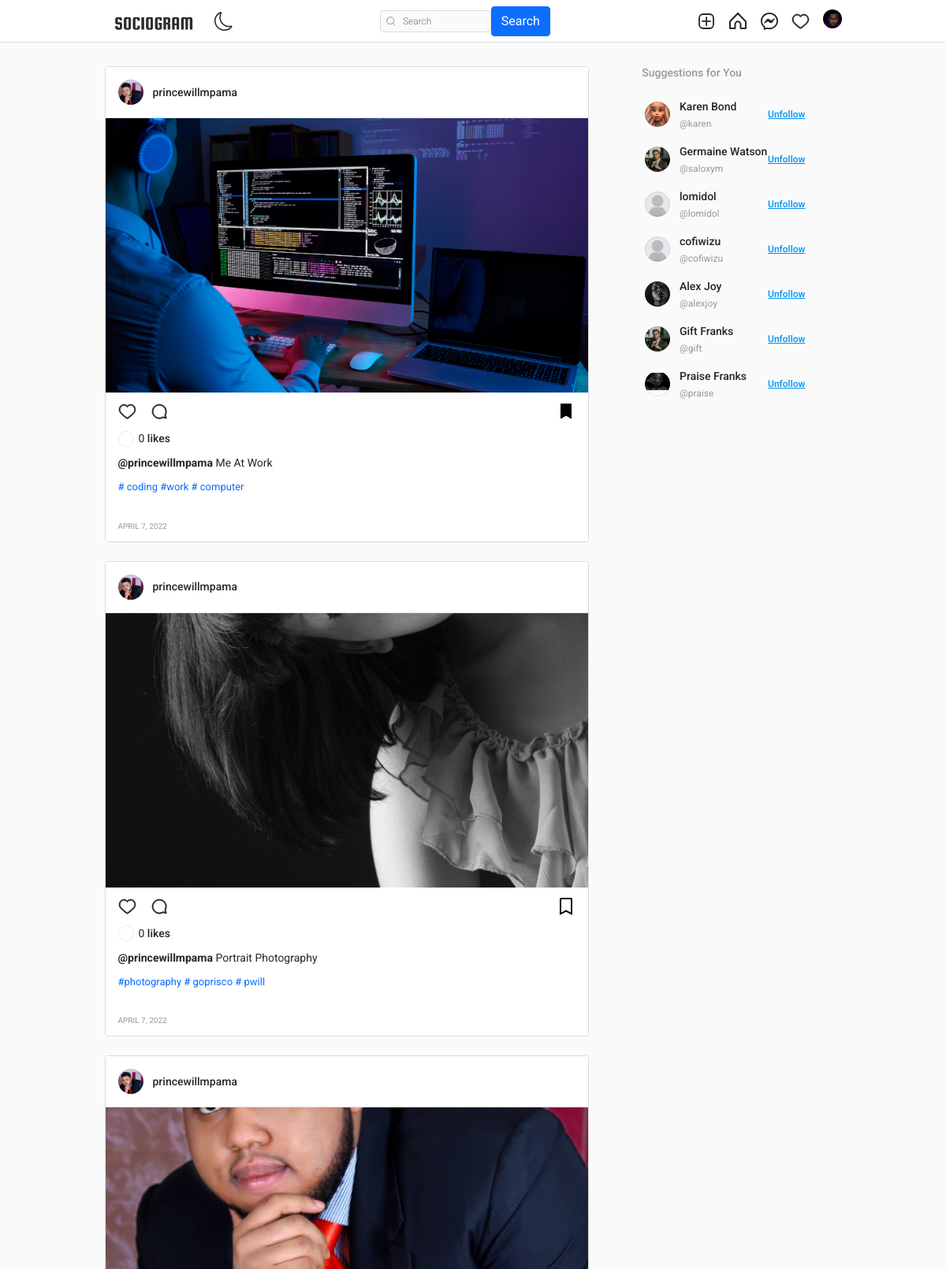
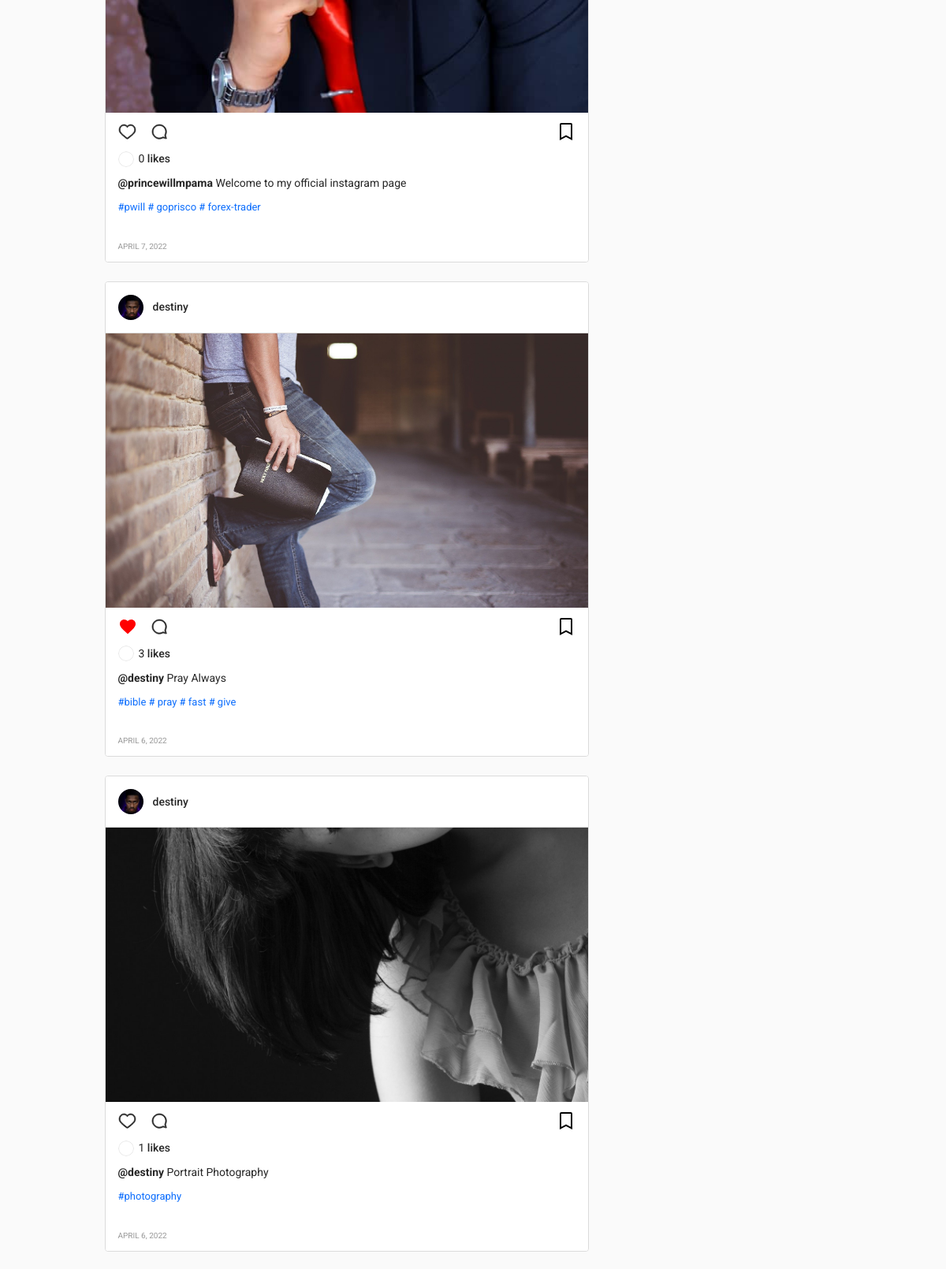
The app's page / (signed in, upper part) with its own data (2 pictures, top to bottom).
### authy/models.py (models this page shows, shortened)
class Profile(models.Model):
    user = models.OneToOneField(User, related_name='profile', on_delete=models.CASCADE)
    image = models.ImageField(upload_to="profile_pciture", null=True, default="default.jpg")
    first_name = models.CharField(max_length=200, null=True, blank=True)
    last_name = models.CharField(max_length=200, null=True, blank=True)
    bio = models.CharField(max_length=200, null=True, blank=True)
    location = models.CharField(max_length=200, null=True, blank=True)
    url = models.URLField(max_length=200, null=True, blank=True)
    favourite = models.ManyToManyField(Post, blank=True)

### post/models.py (models this page shows, shortened)
class Post(models.Model):
    id = models.UUIDField(primary_key=True, default=uuid.uuid4, editable=False)
    picture = models.ImageField(upload_to=user_directory_path, verbose_name="Picture")
    caption = models.CharField(max_length=10000, verbose_name="Caption")
    posted = models.DateField(auto_now_add=True)
    tags = models.ManyToManyField(Tag, related_name="tags")
    user = models.ForeignKey(User, on_delete=models.CASCADE)
    likes = models.IntegerField(default=0)

class Tag(models.Model):
    title = models.CharField(max_length=75, verbose_name='Tag')
    slug = models.SlugField(null=False, unique=True, default=uuid.uuid1)
    class Meta:
        verbose_name = 'Tag'
        verbose_name_plural = 'Tags'
    def get_absolute_url(self):
        return reverse('tags', args=[self.slug])
    def __str__(self):
        return self.title

### post/views.py (the view)
# urls.py: path('', index, name='index'),
@login_required
def index(request):
    user = request.user
    user = request.user
    all_users = User.objects.all()
    follow_status = Follow.objects.filter(following=user, follower=request.user).exists()
    profile = Profile.objects.all()
    posts = Stream.objects.filter(user=user)
    group_ids = []
    for post in posts:
        group_ids.append(post.post_id)
    post_items = Post.objects.filter(id__in=group_ids).all().order_by('-posted')
    for post in post_items:
        post.is_liked_by_user = Likes.objects.filter(user=request.user, post=post).exists()
    profile = Profile.objects.get(user=user)
    for post in post_items:
        post.is_liked_by_user = Likes.objects.filter(user=request.user, post=post).exists()
        post.is_saved_by_user = profile.favourite.filter(id=post.id).exists()
    query = request.GET.get('q')
    if query:
        users = User.objects.filter(Q(username__icontains=query))
        paginator = Paginator(users, 6)
        page_number = request.GET.get('page')
        users_paginator = paginator.get_page(page_number)
    context = {
        'post_items': post_items,
        'follow_status': follow_status,
        'profile': profile,
        'all_users': all_users,
    }
    return render(request, 'index.html', context)

### templates/index.html (shortened to what this page needs)
{% extends 'base.html' %}
{% load static %}
{% block content %}
    <main class="main-container">
        <section class="content-container">
            <div class="content">
                <div class="posts">
                    {% for post in post_items %}
                    <article class="post">
                        <div class="post__header">
                                <div class="post__profile">
                                    {% if post.user.profile.image %}
                                    <a href="{{post.user.profile.image.url}}" class="post__avatar">
                                        <img src="{{post.user.profile.image.url}}" alt="User Picture">
                                    </a>
                                    {% endif %}
                                    <a href="{{post.user.username}}" class="post__user">{{ post.user.username }}</a>
                                </div>
                        </div>
                        <div class="post__content">
                            <div class="post__medias">
                                <a href="{% url 'post-details' post.id %}"><img class="post__media" src="{{ post.picture.url }}" alt="Post Content" style="width: 700px; height: 348px; object-fit: cover;"></a>
                            </div>
                        </div>
                        <div class="post__footer">
                            <div class="post__buttons">
                                <a href="{% url 'like' post.id %}" class="post__button">
                                    {% if post.is_liked_by_user %}
                                        <svg width="24" height="24" viewBox="0 0 24 24" fill="#ff0000" xmlns="http://www.w3.org/2000/svg">
                                            <path d="M12 21.35l-1.45-1.32C5.4 15.36 2 12.28 2 8.5
                                                     2 5.42 4.42 3 7.5 3c1.74 0 3.41 0.81
                                                     4.5 2.09C13.09 3.81 14.76 3 16.5 3
                                                     19.58 3 22 5.42 22 8.5c0 3.78-3.4
                                                     6.86-8.55 11.54L12 21.35z"/>
                                        </svg>
                                    {% endif %}
                                </a>
                                <a href="{% url 'post-details' post.id %}" class="post__button">
                                 </a>
                                <a href="{% url 'favourite' post.id %}" class="post__button post__button--align-right">
                                    {% if post.is_saved_by_user %}
                                        <svg width="24" height="24" fill="black" xmlns="http://www.w3.org/2000/svg" viewBox="0 0 24 24">
                                            <path d="M6 2C5.44772 2 5 2.44772 5 3V21.382L12 17.618L19 21.382V3C19 2.44772 18.5523 2 18 2H6Z"/>
                                        </svg>
                                    {% else %}
                                        <svg width="24" height="24" fill="none" stroke="black" stroke-width="2" xmlns="http://www.w3.org/2000/svg" viewBox="0 0 24 24">
                                            <path d="M5 3C5 2.44772 5.44772 2 6 2H18C18.5523 2 19 2.44772 19 3V21.382L12 17.618L5 21.382V3Z"/>
                                        </svg>
                                    {% endif %}
                                </a>
                            </div>
                            <div class="post__infos">
                                <div class="post__likes">
                                    <a href="#" class="post__likes-avatar">
                                    </a>
                                    <span>{{post.likes}} <a class="post__name--underline" href="#">likes</a> <a href="#"></a></span>
                                </div>
                                <div class="post__description">
                                    <span>
                                        <a class="post__name--underline" href="#"><b>@{{post.user.username}}</b></a>
                                        {{post.caption}}
                                    </span>
                                </div>
                                <p style="font-size: 13px;">{% for tag in post.tags.all %}
                                    <a href="{{ tag.get_absolute_url }}" style="text-decoration: none;">
                                        #{{ tag }}
                                    </a>
                                    {% endfor %}
                                </p>
                                <span class="post__date-time">{{post.posted}}</span>
                            </div>
                        </div>
                    </article>
                    {% endfor %}
                </div>
            </div>
            <section class="side-menu">
                <div class="side-menu__suggestions-section">
                    <div class="side-menu__suggestions-header">
                        <h2>Suggestions for You</h2>
                    </div>
                    <div class="side-menu__suggestions-content">
                        {% for user in all_users %}
                            {% if request.user.username != user.username %}
                            <div class="side-menu__suggestion">
                                <a href="{% url 'profile' user %}" class="side-menu__suggestion-avatar">
                                    <img src="{{user.profile.image.url}}" alt="User Picture">
                                </a>
                                <div class="side-menu__suggestion-info">
                                    {% if user.profile.first_name %}
                                    <a href="{% url 'profile' user %}">{{user.profile.first_name|title}} {{user.profile.last_name|title}}</a>
                                    {% else %}
                                    <a href="{% url 'profile' user %}">{{user.username}}</a>
                                    {% endif %}
                                    <span>@{{user.username}}</span>
                                </div>
                                {% if follow_status == True %}
                                <a href="{% url 'follow' user 0 %}" class="side-menu__suggestion-button">Unfollow</a>
                                {% else %}
                                <a href="{% url 'follow' user 1 %}" class="side-menu__suggestion-button">Follow</a>
                                {% endif %}
                            </div>
                            {% endif %}
                        {% endfor %}
                    </div>
                </div>
            </section>
{% endblock content %}

### templates/base.html (shortened to what this page needs)
{% load static %}
<!DOCTYPE html>
<html lang="en">
<head>
    <link rel="stylesheet" href="https://cdn.jsdelivr.net/npm/bootstrap-icons@1.8.1/font/bootstrap-icons.css">
    <link href="https://cdn.jsdelivr.net/npm/bootstrap@5.1.3/dist/css/bootstrap.min.css" rel="stylesheet">
    <link rel="stylesheet" type="text/css" href="{% static 'assets1/style.css' %}">
</head>
<body>
    <header class="header">
        <nav class="header__content">
            <div class="header__buttons">
                <a href="{% url 'index' %}" class="header__home">
                    <img src="{% static 'assets2/images/logo.png' %}" alt="Sociogram" style="height: 30px;">
                </a>
                <button class="header__theme-button" title="Toggle Theme">
                </button>
            </div>
            <form action="{% url 'search-users' %}" method="GET">
                <div class="header__search">
                    <input type="text" placeholder="Search" name="q" value="{{ request.GET.q }}">
                    <button class="btn btn-primary" type="submit">Search</button>
                </div>
            </form>
            <div class="header__buttons header__buttons--desktop">
                <a href="{% url 'newpost' %}">
                </a>
                <a href="{% url 'index' %}">
                </a>
                <a href="{% url 'message' %}">
                </a>
                <span>
                    <a href="{% url 'show-notification' %}">
                    </a>
                </span>
                <a href="{% url 'profile' request.user %}">
                    <button class="profile-button">
                        <div class="profile-button__picture">
                            <img src="{{ request.user.profile.image.url }}" alt="User Picture">
                        </div>
                    </button>
                </a>
            </div>
        </nav>
    </header>
    {% block content %}
    {% endblock content %}
            </section>
    </main>
</body>
</html>

### records on screen
Post: user.profile.image (picture), user.username "princewillmpama", picture (picture), likes "0", caption "Me At Work", posted "APRIL 7, 2022"
Tag: title "coding"
Tag: title "work"
Tag: title "computer"
Post: user.profile.image (picture), user.username "princewillmpama", picture (picture), likes "0", caption "Portrait Photography", posted "APRIL 7, 2022"
Tag: title "photography"
Tag: title "goprisco"
Tag: title "pwill"
Post: user.profile.image (picture), user.username "princewillmpama", picture (picture), likes "0", caption "Welcome to my official instagram page", posted "APRIL 7, 2022"
Tag: title "pwill"
Tag: title "forex-trader"
Post: user.profile.image (picture), user.username "destiny", picture (picture), likes "3", caption "Pray Always", posted "APRIL 6, 2022"
Tag: title "bible"
Tag: title "pray"
Tag: title "fast"
Tag: title "give"
Post: user.profile.image (picture), user.username "destiny", picture (picture), likes "1", caption "Portrait Photography", posted "APRIL 6, 2022"

### other values on screen
{{ user.profile.first_name|title }} "Karen"
{{ user.profile.last_name|title }} "Bond"
{{ user.username }} "karen"
{{ user.profile.first_name|title }} "Germaine"
{{ user.profile.last_name|title }} "Watson"
{{ user.username }} "saloxym"
{{ user.username }} "lomidol"
{{ user.username }} "cofiwizu"
{{ user.profile.first_name|title }} "Alex"
{{ user.profile.last_name|title }} "Joy"
{{ user.username }} "alexjoy"
{{ user.profile.first_name|title }} "Gift"
{{ user.profile.last_name|title }} "Franks"
{{ user.username }} "gift"
{{ user.profile.first_name|title }} "Praise"
